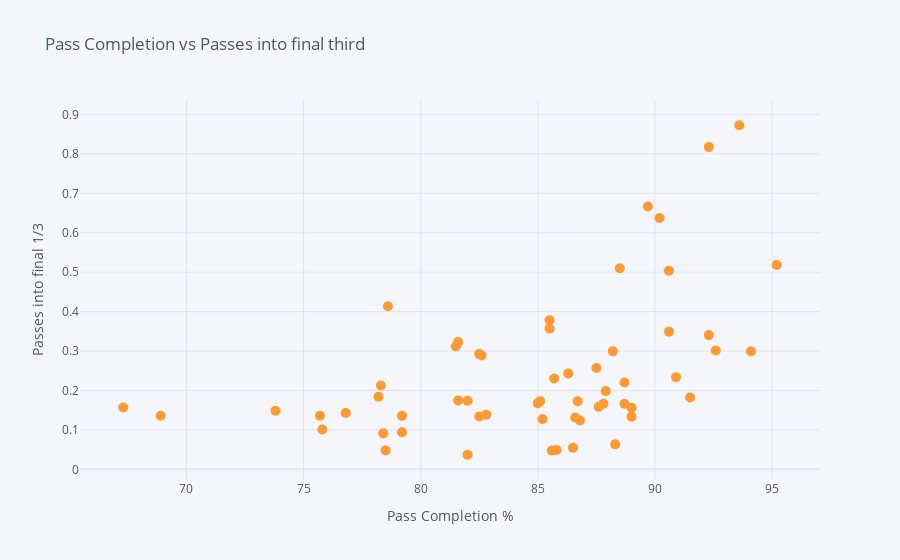

Source (notebook cell):
### Code cell
filtered_df.iplot(
    kind='scatter', x='TotalCmp%', y='FinalThirdPer90',
    mode='markers', size=10, text='Player',
    xTitle='Pass Completion %', yTitle='Passes into final 1/3',
    title='Pass Completion vs Passes into final third'
)

# fig = go.Figure(data=go.Scatter(x=filtered_df['TotalCmp%'], y=filtered_df['FinalThirdPer90'], mode='markers'))
# fig.show()

### Figure 1 — Plotly figure (JSON) as saved in the notebook; plotly's stock layout.template omitted (floating-point values rounded to 4 significant figures)
{"data": [{"line": {"color": "rgba(255, 153, 51, 1.0)", "dash": "solid", "shape": "linear", "width": 1.3}, "marker": {"size": 10, "symbol": "circle"}, "mode": "markers", "name": "FinalThirdPer90", "text": ["Gabriel Dos Santos", "Rob Holding", "Ben White", "Kortney Hause", "Ezri Konsa", "Tyrone Mings", "Kristoffer Ajer", "Pontus Jansson", "Ethan Pinnock", "Dan Burn", "Lewis Dunk", "Ben Mee", "Trevoh Chalobah", "Andreas Christensen", "Antonio Rüdiger", "Malang Sarr", "Thiago Silva", "Joachim Andersen", "Marc Guéhi", "Ben Godfrey", "Mason Holgate", "Michael Keane", "Yerry Mina", "Robin Koch", "Pascal Struijk", "Liam Cooper", "Diego Llorente", "Daniel Amartey", "Jonny Evans", "Çağlar Söyüncü", "Jannik Vestergaard", "Virgil van Dijk", "Ibrahima Konaté", "Joël Matip", "Nathan Aké", "Rúben Dias", "Aymeric Laporte", "John Stones", "Victor Lindelöf", "Harry Maguire", "Ciaran Clark", "Federico Fernández", "Jamaal Lascelles", "Grant Hanley", "Jan Bednarek", "Mohammed Salisu", "Eric Dier", "Cristian Romero", "Davinson Sánchez", "Japhet Tanganga", "Craig Cathcart", "Craig Dawson", "Issa Diop", "Angelo Ogbonna", "Kurt Zouma", "Conor Coady", "Max Kilman", "Romain Saïss"], "type": "scatter", "x": [89, 86.6, 85, 78.6, 85.6, 79.2, 67.3, 82, 75.8, 81.6, 91.5, 73.8, 90.2, 90.6, 87.5, 89.7, 92.3, 85.7, 87.8, 75.7, 68.9, 76.8, 82.6, 78.2, 88.7, 87.6, 82, 88.7, 81.5, 85.2, 92.6, 90.9, 88.5, 90.6, 92.3, 94.1, 95.2, 93.6, 89, 86.3, 79.2, 85.5, 78.5, 85.8, 82.8, 78.3, 87.9, 85.5, 88.2, 82.5, 78.4, 81.6, 85.1, 86.7, 86.5, 88.3, 86.8, 82.5], "y": [0.1332, 0.1313, 0.1675, 0.4136, 0.0475, 0.1356, 0.1566, 0.03695, 0.1009, 0.3228, 0.182, 0.1487, 0.6376, 0.5036, 0.257, 0.6667, 0.3404, 0.2304, 0.1665, 0.1358, 0.1357, 0.1429, 0.2889, 0.1843, 0.2203, 0.1585, 0.1739, 0.1664, 0.3119, 0.1277, 0.3016, 0.2333, 0.51, 0.3489, 0.8173, 0.2995, 0.5183, 0.8727, 0.156, 0.2433, 0.09381, 0.3569, 0.04802, 0.04896, 0.1384, 0.2127, 0.1983, 0.3783, 0.2992, 0.1341, 0.09119, 0.1749, 0.1725, 0.1725, 0.05469, 0.0633, 0.1241, 0.2923]}], "layout": {"legend": {"bgcolor": "#F5F6F9", "font": {"color": "#4D5663"}}, "paper_bgcolor": "#F5F6F9", "plot_bgcolor": "#F5F6F9", "title": {"font": {"color": "#4D5663"}, "text": "Pass Completion vs Passes into final third"}, "xaxis": {"gridcolor": "#E1E5ED", "showgrid": true, "tickfont": {"color": "#4D5663"}, "title": {"font": {"color": "#4D5663"}, "text": "Pass Completion %"}, "zerolinecolor": "#E1E5ED"}, "yaxis": {"gridcolor": "#E1E5ED", "showgrid": true, "tickfont": {"color": "#4D5663"}, "title": {"font": {"color": "#4D5663"}, "text": "Passes into final 1/3"}, "zerolinecolor": "#E1E5ED"}}}
